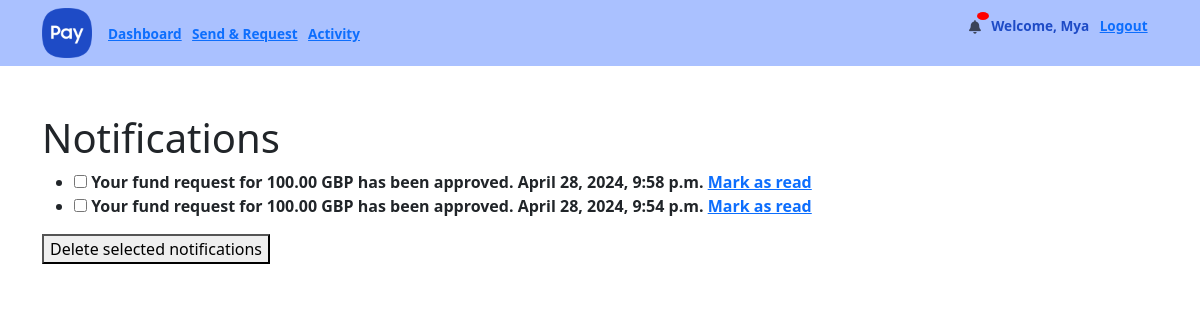
The page /webapps2024/notifications/notification_list/ (signed in) on the database as committed earlier.
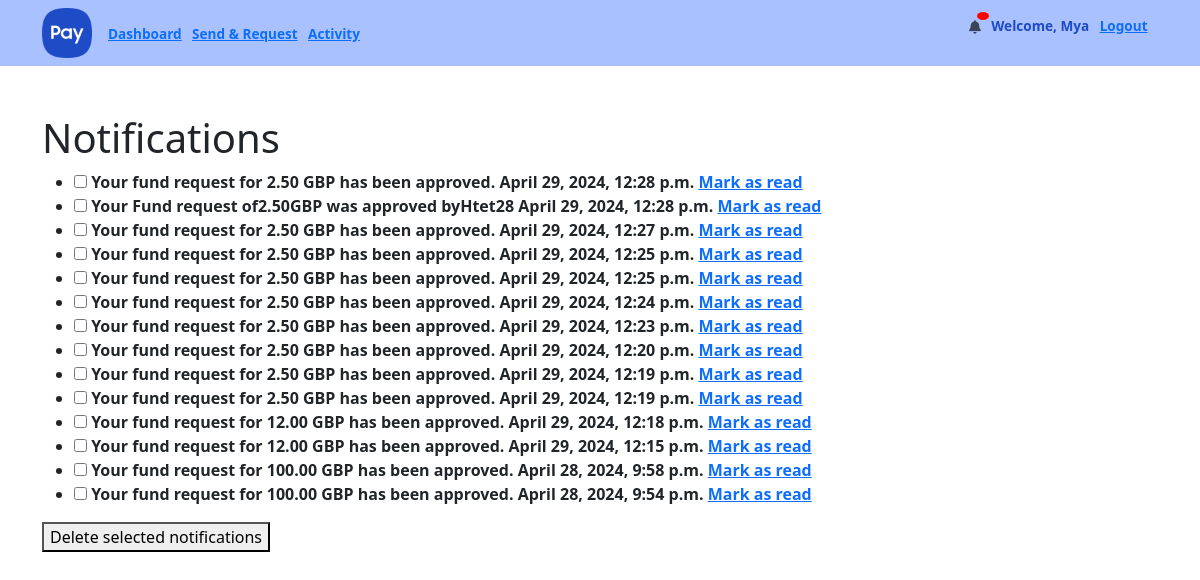
The same page on the database as committed later.
### notifications/models.py (models this page shows, shortened)
class Notification(models.Model):
    objects = None
    recipient = models.ForeignKey(User, on_delete=models.CASCADE)
    message = models.CharField(max_length=255)
    timestamp = models.DateTimeField(auto_now_add=True)
    is_read = models.BooleanField(default=False)
    class Meta:
        ordering = ['-timestamp']

### notifications/views.py (the view)
# urls.py: path("notification_list/", views.notification_list, name="notification_list"),
@login_required(login_url='login')
def notification_list(request):
    notifications = list(Notification.objects.filter(recipient=request.user).order_by('-timestamp'))
    context = {'notifications': notifications}
    return render(request, 'notifications/notification_list.html', context)

### templates/notifications/notification_list.html (shortened to what this page needs)
{% extends 'main/base.html' %}
{% block content %}
<h1>Notifications</h1>
{% if notifications %}
<form id="notification-form" method="post" action="{% url 'notifications:notification_delete_multiple' %}">
    <ul>
        {% for notification in notifications %}
        <li{% if not notification.is_read %} class="unread"{% endif %}>
        <input type="checkbox" name="selected_notifications" value="{{ notification.id }}" id="checkbox_{{ notification.id }}">
        <label for="checkbox_{{ notification.id }}">
            <strong>{{ notification.message }}</strong>
            <span class="timestamp">{{ notification.timestamp }}</span>
        </label>
        {% if not notification.is_read %}
        <a href="{% url 'notifications:notification_mark_read' notification.pk %}">Mark as read</a>
        {% else %}
        <span class="read">Read</span>
        {% endif %}
        </li>
        {% endfor %}
    </ul>
    <button type="submit">Delete selected notifications</button>
</form>
{% else %}
<p>No notifications.</p>
{% endif %}
{% endblock %}

### templates/main/base.html (shortened to what this page needs)
{% load crispy_forms_tags %}
{% load static %}
{% load mathfilters %}
<!DOCTYPE html>
<html lang="en">
<head>
    <link href="https://cdn.jsdelivr.net/npm/bootstrap@5.3.3/dist/css/bootstrap.min.css" rel="stylesheet"
>
    <link rel="stylesheet" href="https://cdnjs.cloudflare.com/ajax/libs/font-awesome/6.5.2/css/all.min.css"
/>
    <link rel="stylesheet" type="text/css" href="{% static '/css/main.css' %}">
</head>
<nav class="navbar navbar-expand-lg navbar-light" style="background-color: #7ea1ffa8;">
    <div class="container">
        <a href="#" class="navbar-brand mb-0 mr-3 h1">
            <img alt="logo" src="{% static 'logo.png' %}" width="50" height="50"/>
        </a>
        <div class="collapse navbar-collapse justify-content-between" id="navbarText">
            <ul class="navbar-nav">
                {% if user.is_authenticated %}
                <li class="nav-item">
                    <a href="{% url 'dashboard' %}">Dashboard</a>
                </li>
                <li class="nav-item">
                    <a href="{% url 'send&request' %}">Send & Request</a>
                </li>
                <li class="nav-item">
                    <a href="{% url 'transactionlog' %}">Activity</a>
                </li>
            </ul>
            <ul>
                <ul class="navbar-nav ms-auto">
                    <li class="nav-item">
                        <a href="{% url 'notifications:notification_list' %}" class="nav-link setting-icon position-relative">
                            <i class="fa-solid fa-bell"></i>
                            <span class="notification-badge">{{ new_notification_count }}</span>
                        </a>
                    </li>
                    <li class="nav-item"><a>Welcome, {{ user.username }}</a></li>
                    <li class="nav-item">
                        <a href="{% url 'logout' %}">Logout</a>
                    </li>
                </ul>
                {% endif %}
            </ul>
        </div>
    </div>
</nav>
<body>
<div class="container py-5" style="padding-top: 80px;">
    {% block content %}
    {% endblock %}
</div>
</body>
</html>

### static/css/main.css (style rules this page uses)
:root { --bs-primary-color: #0c2340; }
.navbar { color: #1e4bc6; padding: 0.2rem 0; }
.navbar-nav li a { font-weight: bold; font-size: 0.85rem; margin-right: 0.65rem; }
.unread { font-weight: bold; }
.setting-icon { padding: 0 !important; margin-top: 4px; }
.notification-badge { position: absolute; top: -5px; right: -8px; background-color: red; color: white; border-radius: 50%; padding: 4px 6px; font-size: 12px; }

Rows that differ between the two databases and show on the page:
added Notification: message "Your fund request for 2.50 GBP has been approved.", timestamp "April 29, 2024, 12:28 p.m.", is_read "Mark as read"
added Notification: message "Your Fund request of2.50GBP was approved byHtet28", timestamp "April 29, 2024, 12:28 p.m.", is_read "Mark as read"
added Notification: message "Your fund request for 2.50 GBP has been approved.", timestamp "April 29, 2024, 12:27 p.m.", is_read "Mark as read"
added Notification: message "Your fund request for 2.50 GBP has been approved.", timestamp "April 29, 2024, 12:25 p.m.", is_read "Mark as read"
added Notification: message "Your fund request for 2.50 GBP has been approved.", timestamp "April 29, 2024, 12:25 p.m.", is_read "Mark as read"
added Notification: message "Your fund request for 2.50 GBP has been approved.", timestamp "April 29, 2024, 12:24 p.m.", is_read "Mark as read"
added Notification: message "Your fund request for 2.50 GBP has been approved.", timestamp "April 29, 2024, 12:23 p.m.", is_read "Mark as read"
added Notification: message "Your fund request for 2.50 GBP has been approved.", timestamp "April 29, 2024, 12:20 p.m.", is_read "Mark as read"
added Notification: message "Your fund request for 2.50 GBP has been approved.", timestamp "April 29, 2024, 12:19 p.m.", is_read "Mark as read"
added Notification: message "Your fund request for 2.50 GBP has been approved.", timestamp "April 29, 2024, 12:19 p.m.", is_read "Mark as read"
added Notification: message "Your fund request for 12.00 GBP has been approved.", timestamp "April 29, 2024, 12:18 p.m.", is_read "Mark as read"
added Notification: message "Your fund request for 12.00 GBP has been approved.", timestamp "April 29, 2024, 12:15 p.m.", is_read "Mark as read"
